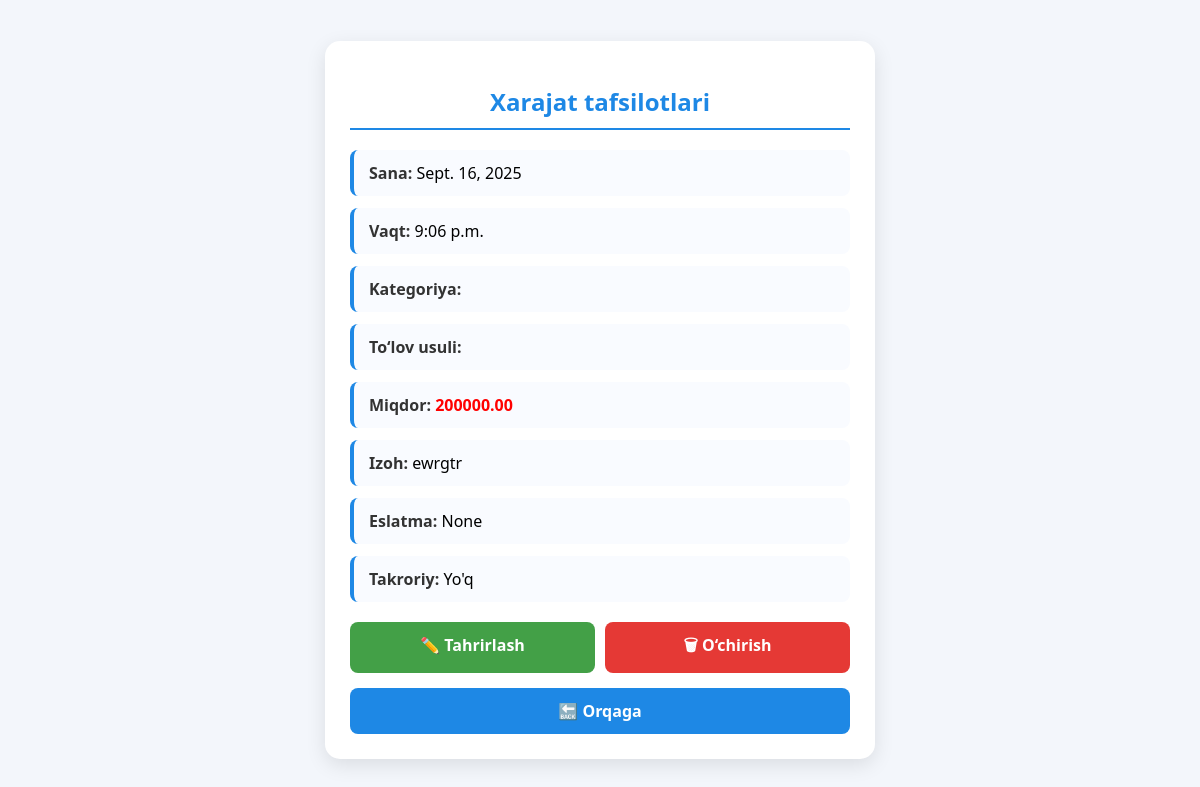
Screenshot of /xarajat/3/ with the database file from the repository.
### home/models.py (models this page shows, shortened)
class Xarajat(models.Model):
    miqdor = models.DecimalField(max_digits=12, decimal_places=2)
    kategoriya = models.CharField(max_length=50)
    tolov_usuli = models.CharField(max_length=50)
    izoh = models.TextField(blank=True, null=True)
    sana = models.DateField()
    vaqt = models.TimeField(blank=True, null=True)
    takroriymi = models.BooleanField(default=False)
    eslatma = models.CharField(max_length=255, blank=True, null=True)

### home/views.py (the view)
# urls.py: path('xarajat/<int:pk>/', xarajat_detail, name='xarajat_detail'),
def xarajat_detail(request, pk):
    chiqim = get_object_or_404(Xarajat, pk=pk)
    return render(request, 'xarajat_detail.html', {'xarajat': chiqim})

### templates/xarajat_detail.html (shortened to what this page needs)
<!DOCTYPE html>
<html lang="uz">
<head>
</head>
<body>
  <div class="card">
    <h2>Xarajat tafsilotlari</h2>
    <div class="detail"><b>Sana:</b> {{ xarajat.sana }}</div>
    <div class="detail"><b>Vaqt:</b> {{ xarajat.vaqt }}</div>
    <div class="detail"><b>Kategoriya:</b> {{ xarajat.get_kategoriya_display }}</div>
    <div class="detail"><b>To‘lov usuli:</b> {{ xarajat.get_tolov_usuli_display }}</div>
    <div class="detail"><b>Miqdor:</b> <span style="color:red; font-weight:bold;">{{ xarajat.miqdor }}</span></div>
    <div class="detail"><b>Izoh:</b> {{ xarajat.izoh }}</div>
    <div class="detail"><b>Eslatma:</b> {{ xarajat.eslatma }}</div>
    <div class="detail"><b>Takroriy:</b> {{ xarajat.takroriymi|yesno:"Ha,Yo'q" }}</div>
    <div class="btn-group">
      <a href="{% url 'xarajat_update' xarajat.id %}" class="btn edit-btn">✏️ Tahrirlash</a>
      <a href="{% url 'xarajat_delete' xarajat.id %}" class="btn delete-btn"
         onclick="return confirm('Rostdan ham o‘chirmoqchimisiz?');">🗑 O‘chirish</a>
    </div>
    <a href="{% url 'apiratsya' %}" class="back-btn">🔙 Orqaga</a>
  </div>
</body>
</html>

### templates/xarajat_detail.html (style rules this page uses)
body { font-family: 'Segoe UI', Tahoma, Geneva, Verdana, sans-serif; background: #f3f6fb; margin: 0; padding: 0; display: flex; justify-content: center; align-items: center; min-height: 100vh; }
.card { background: #fff; width: 100%; max-width: 500px; padding: 25px; border-radius: 15px; box-shadow: 0 6px 20px rgba(0,0,0,0.1); animation: fadeIn 0.6s ease; }
.card h2 { text-align: center; margin-bottom: 20px; font-size: 24px; color: #1e88e5; border-bottom: 2px solid #1e88e5; padding-bottom: 10px; }
.detail { margin: 12px 0; padding: 12px 15px; background: #f9fbff; border-left: 4px solid #1e88e5; border-radius: 8px; transition: 0.3s; }
.detail b { color: #333; }
.btn-group { display: flex; justify-content: space-between; gap: 10px; margin-top: 20px; }
.btn { flex: 1; padding: 12px; text-align: center; border-radius: 8px; font-weight: bold; text-decoration: none; color: white; transition: background 0.3s ease; }
.edit-btn { background: #43a047; }
.delete-btn { background: #e53935; }
.back-btn { display: block; text-align: center; margin-top: 15px; padding: 12px; background: #1e88e5; color: white; text-decoration: none; font-weight: bold; border-radius: 8px; transition: background 0.3s ease; }

### rows the page displays
Xarajat: sana "Sept. 16, 2025", vaqt "9:06 p.m.", miqdor "200000.00", izoh "ewrgtr", eslatma "None", takroriymi "Yo'q"
